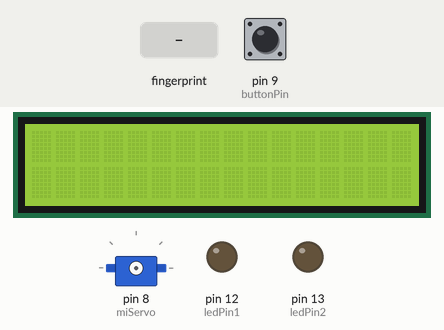
This sketch was run on a simulated Arduino Uno, built with avr-gcc and run on an emulated ATmega328P. Parts: 16×2 character LCD, servo, output pins drawn as LEDs (lit = HIGH). The test bench sets the inputs (shaded band); at power-on: pin 9 (buttonPin) LOW. What the sketch prints to the serial monitor is not drawn.

Above: at 2.3 s.
2.4 s: finger stored as number 1 placed on the sensor
At 4.5 s:
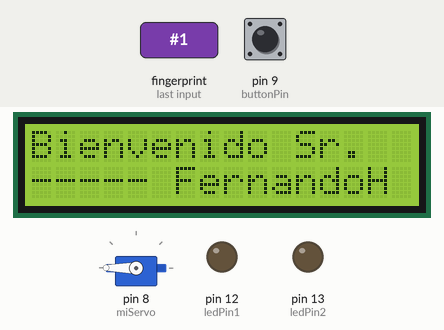
5.4 s: pin 9 (buttonPin) pulled HIGH for 3.2 s
At 8.1 s:
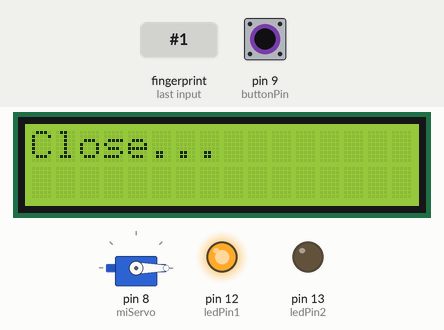
11.1 s: pin 9 (buttonPin) pulled HIGH for 0.15 s
At 12.3 s:
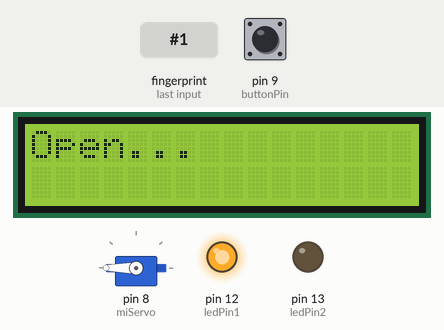
Timing chart, 0 to 14.1 s (numbered marks = the images above; inputs shaded):
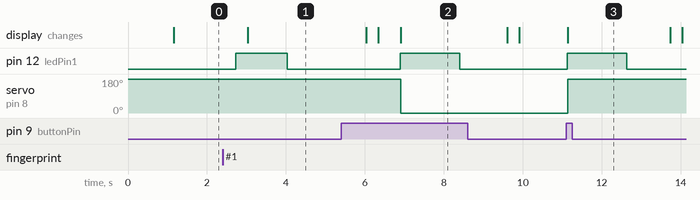

The sketch:

CodigoModificadoPorMi.ino
```cpp
#include <Adafruit_Fingerprint.h>
#include <SoftwareSerial.h>
#include <Servo.h>
#include <LiquidCrystal.h>

LiquidCrystal lcd(7, 6, 5, 4, 3, 2);
SoftwareSerial mySerial(10, 11);
Adafruit_Fingerprint finger = Adafruit_Fingerprint(&mySerial);
Servo miServo;

String owners[] = {"Fernando", "FernandoH", "FernandoH", "FernandoH", "FernandoH", "FernandoH", "Maria"};
const int buttonPin = 9;
const int numOwners = sizeof(owners) / sizeof(owners[0]);
const int ledPin1 = 12;  // Pin del primer LED GREEN
const int ledPin2 = 13; // Pin del segundo LED RED

void setup() {
  Serial.begin(9600);
  while (!Serial);
  delay(100);
  finger.begin(57600);

  if (!finger.verifyPassword()) {
    Serial.println("¡No se encontró el sensor de huellas :(");
    while (true) { delay(1); }
  }

  lcd.begin(16, 2);
  pinMode(buttonPin, INPUT);
  pinMode(ledPin1, OUTPUT);
  pinMode(ledPin2, OUTPUT);
  miServo.write(0); // Inicializa el servo en posición 0 grados
  Serial.println("Esperando un dedo válido o que se presione el botón...");
}

void loop() {
  int fingerID = getFingerprintIDez();
  int buttonState = digitalRead(buttonPin);
  static int lastButtonState = LOW; // Variable estática para mantener el estado anterior del botón
  static bool servoPosition = false; // Variable para mantener el estado del servo

  if (fingerID != -1 || (buttonState == HIGH && lastButtonState == LOW)) {

    if (!servoPosition) {
      miServo.attach(8); // Adjunta el servo para enviarle corriente
      miServo.write(180); // Mueve el servo a 180 grados si se detecta una huella válida o se presiona el botón
      // Encender el primer LED
      digitalWrite(ledPin1, HIGH);

      if(fingerID != -1){
        int fingerID = finger.fingerID;
        String owner = (fingerID >= 0 && fingerID < numOwners) ? owners[fingerID] : "Desconocido";
        lcd.clear();
        delay(300);
        lcd.setCursor(0, 0);
        lcd.print("Bienvenido Sr.  ");
        lcd.setCursor(0, 2);
        lcd.print("----- " + owner + "  ");
        delay(1000);
        // Apagar el primer LED
       digitalWrite(ledPin1, LOW);
       delay(2000);
      } else {
        lcd.setCursor(0, 2);
        lcd.print("                ");
        lcd.setCursor(0, 0);
        lcd.setCursor(0, 0);
        lcd.print("Open...         ");
        delay(1500);
        // Apagar el primer LED
       digitalWrite(ledPin1, LOW);
       delay(1100);

      }
    } else {
      miServo.attach(8); // Adjunta el servo para enviarle corriente
      miServo.write(0); // Mueve el servo a 0 grados si se detecta una huella válida o se presiona el botón nuevamente
      // Encender el primer LED
      digitalWrite(ledPin1, HIGH);
      lcd.setCursor(0, 2);
      lcd.print("                ");
      lcd.setCursor(0, 0);
      lcd.print("Close...        ");
      delay(1500);
      // Apagar el primer LED
       digitalWrite(ledPin1, LOW);
      delay(1200);
    }
    servoPosition = !servoPosition; // Invierte el estado del servo
    lcd.clear();
    delay(300);
    lcd.setCursor(0, 2);
    lcd.print(" -------------- ");
    lcd.setCursor(0, 0);
    lcd.print("Esperando Huella");
    delay(500);
    miServo.detach(); // Detacha el servo para apagarlo cuando no se esté utilizando

  }
  lastButtonState = buttonState;
}

int getFingerprintIDez() {
  uint8_t p = finger.getImage();
  if (p != FINGERPRINT_OK) return -1;
  p = finger.image2Tz();
  if (p != FINGERPRINT_OK) return -1;
  p = finger.fingerFastSearch();
  if (p != FINGERPRINT_OK) {
    digitalWrite(ledPin2, HIGH);
    lcd.clear();
        delay(250);
        lcd.setCursor(0, 0);
        lcd.print("Acceso Denegado.");
        lcd.setCursor(0, 2);
        lcd.print("---- desconocido");
        delay(750); // Esperar 1 segundo
        // Apagar el segundo LED
        //digitalWrite(ledPin2, LOW);
        delay(100);
    return -1;
  }

  int fingerID = finger.fingerID;
  String owner = (fingerID >= 0 && fingerID < numOwners) ? owners[fingerID] : "Desconocido";

  Serial.print("Se encontró el ID #");
  Serial.print(fingerID);
  Serial.print(" asociado a ");
  Serial.println(owner);

  digitalWrite(ledPin2, LOW);
  return fingerID;
}
```

Measured:
- after the input at 2.4 s, pin 12 (ledPin1): LOW → HIGH after 0.32 s, → LOW 1.3 s later; the display: changes after 0.63 s (image 1)
- after the input at 5.4 s, pin 12 (ledPin1): LOW → HIGH after 1.5 s, → LOW 1.5 s later; servo on pin 8 (miServo): 180° → 0° after 1.5 s; the display: first differs from a run without the input after 1.5 s (image 2)
- after the input at 11.1 s, pin 12 (ledPin1): LOW → HIGH at once, → LOW 1.5 s later; servo on pin 8 (miServo): 0° → 180° at once; the display: changes at once (image 3)
